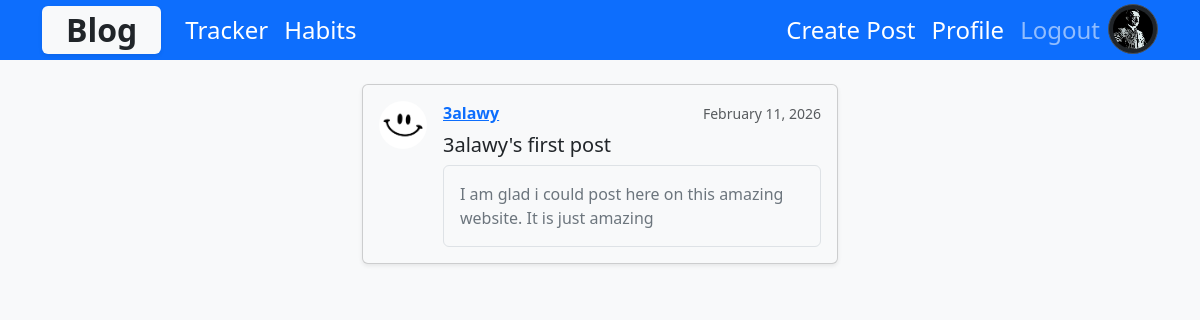
/blog/post/1/ (signed in), run on an earlier commit of the app's database.
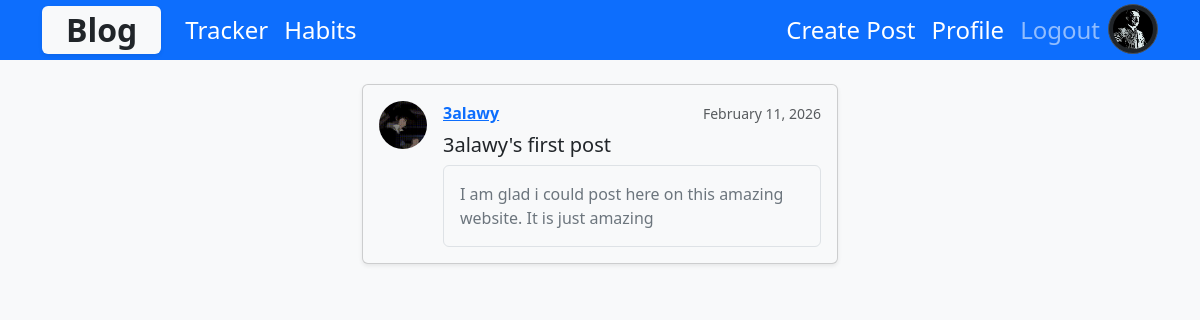
And on a later commit of the database.
### blog/models.py (models this page shows, shortened)
class Post(models.Model):
    title = models.CharField(max_length=100)
    content = models.TextField()
    date_posted = models.DateTimeField(default=timezone.now)
    author = models.ForeignKey(User, on_delete=models.CASCADE)

### users/models.py (models this page shows, shortened)
class Profile(models.Model):
    user = models.OneToOneField(User, on_delete=models.CASCADE)
    image = models.ImageField(default='profile_pics/default.jpg', upload_to='profile_pics')

### blog/views.py (the view)
# urls.py: path('post/<int:pk>/', PostDetailView.as_view(), name='post-detail'),
class PostDetailView(DetailView):
    model = Post
    template_name = 'blog/post_detail.html'

### blog/templates/blog/post_detail.html (shortened to what this page needs)
{% extends "blog/layout.html" %}
{% load crispy_forms_tags %}
{% block content %}
    <div class="container mt-4" style="max-width: 500px;">
        <div>
            <article class="card mb-4 shadow-sm bg-body-tertiary">
                <div class="card-body d-flex align-items-start">
                    <img class="rounded-circle me-3 article-img" src="{{ post.author.profile.image.url }}" alt="{{ post.author }}" style="width:48px; height:48px; object-fit:cover;">
                    <div class="flex-grow-1">
                        <div class="d-flex justify-content-between align-items-center mb-2">
                            <a class="fw-bold text-primary me-2" href="{% url 'user-posts' post.author.username %}">{{ post.author }}</a>
                            <small class="text-muted">{{ post.date_posted|date:"F d, Y" }}</small>
                        </div>
                        <h2 class="h5 mb-2">
                            <a class="text-decoration-none text-dark">{{ post.title }}</a>
                        </h2>
                        <div class="p-3 border rounded bg-light">
                            <p class="mb-0 text-secondary">{{ post.content }}</p>
                        </div>
                    </div>
                </div>
            </article>
        </div>
    </div>
{% endblock content %}

What changed in the data, as far as the page shows it:
changed through a linked row, Post "3alawy's first post": author.profile.image: picture added in place of a placeholder
